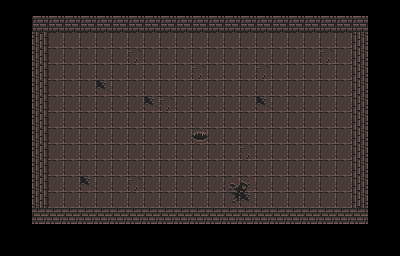

Below is a game level as drawn by its tile map, then a one-line description and the .tmx that defines it (tile-layer data replaced by summaries):
An orthogonal 25x16 tile map with 16x16 px tiles, 1 tile layer (Tile Layer 1).

<map version="1.8" tiledversion="1.8.4" orientation="orthogonal" renderorder="right-down" width="25" height="16" tilewidth="16" tileheight="16" infinite="0" nextlayerid="2" nextobjectid="1">
 <tileset firstgid="1" source="0x72_DungeonTilesetII_v1.4.tsx" />
 <layer id="1" name="Tile Layer 1" width="25" height="16">
  <data>[400 cells, 273 non-empty, 9 distinct tile ids]</data>
 </layer>
</map>
